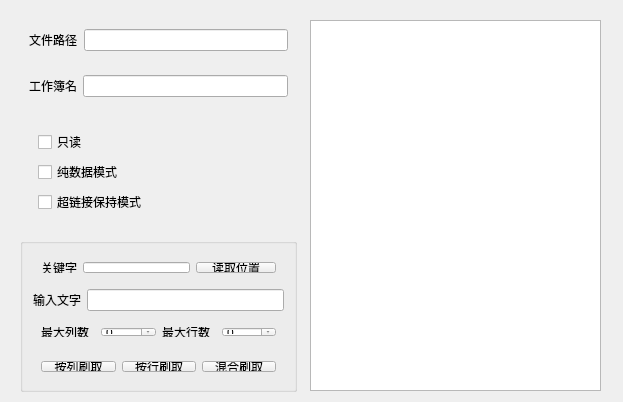
<?xml version="1.0" encoding="UTF-8"?>
<ui version="4.0">
 <class>Form</class>
 <widget class="QWidget" name="Form">
  <property name="geometry">
   <rect>
    <x>0</x>
    <y>0</y>
    <width>623</width>
    <height>402</height>
   </rect>
  </property>
  <property name="windowTitle">
   <string>Form</string>
  </property>
  <widget class="QWidget" name="verticalLayoutWidget">
   <property name="geometry">
    <rect>
     <x>20</x>
     <y>20</y>
     <width>277</width>
     <height>372</height>
    </rect>
   </property>
   <layout class="QVBoxLayout" name="verticalLayout">
    <item>
     <widget class="QWidget" name="file_path" native="true">
      <layout class="QHBoxLayout" name="_5">
       <item>
        <widget class="QLabel" name="label_4">
         <property name="text">
          <string>文件路径</string>
         </property>
        </widget>
       </item>
       <item>
        <widget class="QLineEdit" name="lineEdit_4"/>
       </item>
      </layout>
     </widget>
    </item>
    <item>
     <widget class="QWidget" name="sheetname" native="true">
      <layout class="QHBoxLayout" name="_4">
       <item>
        <widget class="QLabel" name="label_5">
         <property name="text">
          <string>工作簿名</string>
         </property>
        </widget>
       </item>
       <item>
        <widget class="QLineEdit" name="lineEdit_5"/>
       </item>
      </layout>
     </widget>
    </item>
    <item>
     <widget class="QWidget" name="button1" native="true">
      <property name="sizePolicy">
       <sizepolicy hsizetype="Preferred" vsizetype="Preferred">
        <horstretch>0</horstretch>
        <verstretch>0</verstretch>
       </sizepolicy>
      </property>
      <layout class="QHBoxLayout" name="_3">
       <item>
        <widget class="QWidget" name="checkboxlist" native="true">
         <layout class="QVBoxLayout" name="_2">
          <item>
           <widget class="QCheckBox" name="checkBox">
            <property name="text">
             <string>只读</string>
            </property>
           </widget>
          </item>
          <item>
           <widget class="QCheckBox" name="checkBox_2">
            <property name="text">
             <string>纯数据模式</string>
            </property>
           </widget>
          </item>
          <item>
           <widget class="QCheckBox" name="checkBox_3">
            <property name="text">
             <string>超链接保持模式</string>
            </property>
           </widget>
          </item>
         </layout>
        </widget>
       </item>
      </layout>
     </widget>
    </item>
    <item>
     <widget class="QGroupBox" name="verticalGroupBox_2">
      <layout class="QVBoxLayout" name="verticalLayout_2">
       <item>
        <widget class="QWidget" name="keyword" native="true">
         <layout class="QHBoxLayout" name="horizontalLayout">
          <item>
           <widget class="QLabel" name="label">
            <property name="text">
             <string>关键字</string>
            </property>
           </widget>
          </item>
          <item>
           <widget class="QLineEdit" name="lineEdit"/>
          </item>
          <item>
           <widget class="QPushButton" name="pushButton_4">
            <property name="text">
             <string>读取位置</string>
            </property>
           </widget>
          </item>
         </layout>
        </widget>
       </item>
       <item>
        <widget class="QWidget" name="data" native="true">
         <layout class="QHBoxLayout" name="datatext">
          <property name="leftMargin">
           <number>1</number>
          </property>
          <property name="topMargin">
           <number>1</number>
          </property>
          <property name="rightMargin">
           <number>1</number>
          </property>
          <property name="bottomMargin">
           <number>1</number>
          </property>
          <item>
           <widget class="QLabel" name="label_3">
            <property name="text">
             <string>输入文字</string>
            </property>
           </widget>
          </item>
          <item>
           <widget class="QLineEdit" name="lineEdit_3"/>
          </item>
         </layout>
        </widget>
       </item>
       <item>
        <widget class="QWidget" name="horizontalWidget_4" native="true">
         <layout class="QHBoxLayout" name="horizontalLayout_8">
          <item>
           <widget class="QLabel" name="label_6">
            <property name="text">
             <string>最大列数</string>
            </property>
           </widget>
          </item>
          <item>
           <widget class="QSpinBox" name="spinBox"/>
          </item>
          <item>
           <widget class="QLabel" name="label_7">
            <property name="text">
             <string>最大行数</string>
            </property>
           </widget>
          </item>
          <item>
           <widget class="QSpinBox" name="spinBox_2"/>
          </item>
         </layout>
        </widget>
       </item>
       <item>
        <widget class="QWidget" name="horizontalWidget_3" native="true">
         <layout class="QHBoxLayout" name="horizontalLayout_3">
          <item>
           <widget class="QPushButton" name="pushButton">
            <property name="text">
             <string>按列刷取</string>
            </property>
           </widget>
          </item>
          <item>
           <widget class="QPushButton" name="pushButton_2">
            <property name="text">
             <string>按行刷取</string>
            </property>
           </widget>
          </item>
          <item>
           <widget class="QPushButton" name="pushButton_5">
            <property name="text">
             <string>混合刷取</string>
            </property>
           </widget>
          </item>
         </layout>
        </widget>
       </item>
      </layout>
     </widget>
    </item>
   </layout>
  </widget>
  <widget class="QTextBrowser" name="textBrowser">
   <property name="geometry">
    <rect>
     <x>310</x>
     <y>20</y>
     <width>291</width>
     <height>371</height>
    </rect>
   </property>
  </widget>
 </widget>
 <resources/>
 <connections/>
</ui>
